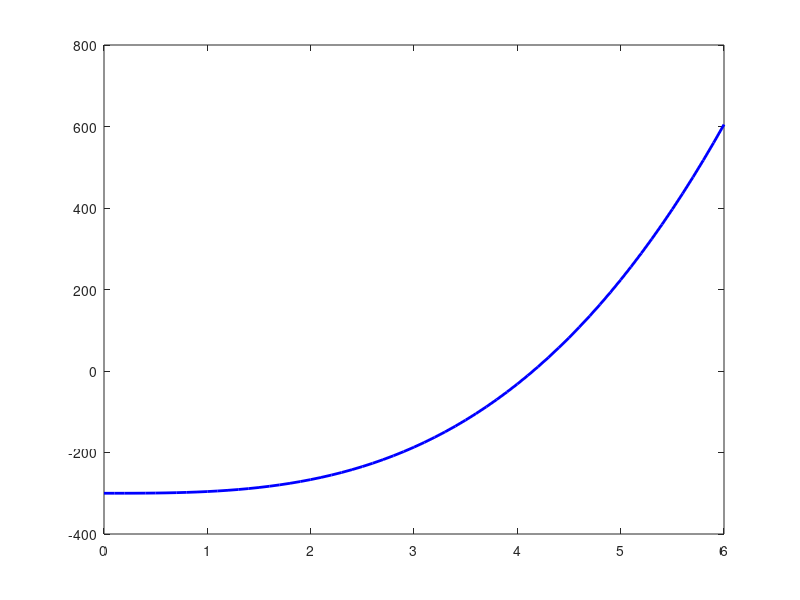

Write the MATLAB code that produced this figure. (Note: this script raises an error after producing the figure.)
% L0325035_ValdaAnabela

WM = 'L0325035_ValdaAnabela';

% 1. Definisi Fungsi Non-Linear f(r)
f = @(r) (4/3) * pi * r.^3 - 300;

% 2. Penentuan Nilai Awal via Metode Grafik
r_range = 0:0.1:6;
figure;
plot(r_range, f(r_range), 'b-', 'LineWidth', 2); hold on;
yline(0, 'r--', 'LineWidth', 1.5);
xlabel('Jari-jari r (cm)');
ylabel('f(r)');
title({'Grafik Penentuan Akar Persamaan Non-Linear f(r) = 0', ['[ ' WM ' ]']});
grid on;

text(0.02, 0.05, WM, 'Units', 'normalized', 'FontSize', 12, ...
     'Color', [0.5 0.5 0.5], 'FontWeight', 'bold');

% 3. Penyelesaian Akar Persamaan dengan Metode Biseksi
a = 3;
b = 5;
tol = 1e-6;
max_iter = 100;

iter = 0;
c = a;
while (b - a) / 2 > tol && iter < max_iter
    iter = iter + 1;
    c = (a + b) / 2;

    if f(c) == 0
        break;
    elseif f(a) * f(c) < 0
        b = c;
    else
        a = c;
    end
end

r_sol = c;

% 4. Perhitungan Volume Tabung di Luar Bola
V_bola = 300;
V_tabung = pi * (r_sol^2) * (2 * r_sol); % h = 2r
V_luar = V_tabung - V_bola;

% 5. Output Hasil Perhitungan
fprintf('   HASIL PERHITUNGAN KASUS 3 - %s   \n', WM);
fprintf('Jari-jari bola/tabung (r) : %.4f cm\n', r_sol);
fprintf('Jumlah Iterasi Biseksi    : %d\n', iter);
fprintf('Volume Tabung             : %.4f cm^3\n', V_tabung);
fprintf('Volume Tabung di Luar Bola: %.4f cm^3\n', V_luar);
